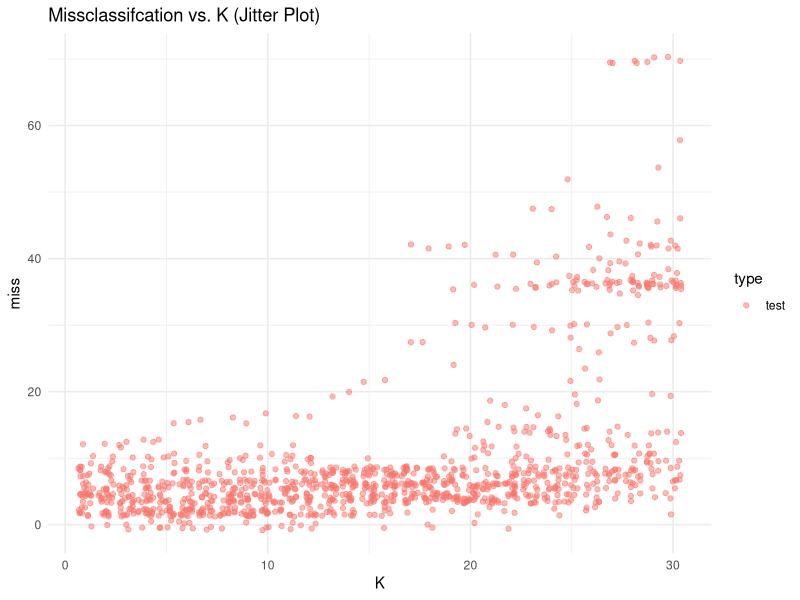
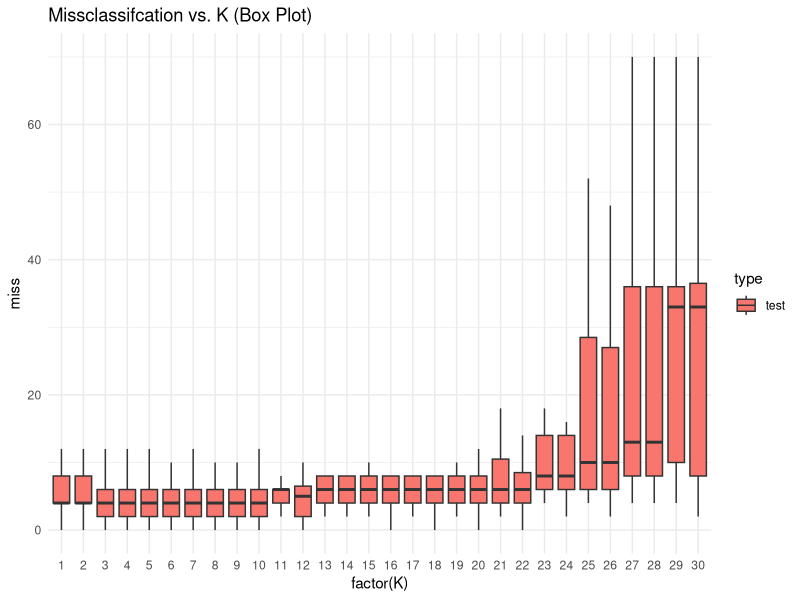

Source code (R) for these figures, in order:
## ---- chunk 1
# load libraries:
library(reshape2)
library(ggplot2)

# Load data:
library(datasets)
data(iris)
## ---- chunk 2
# permute iris:
iris <- iris[sample(1:nrow(iris),nrow(iris)),]
# create training and testing datasets:
train.index = 1:100
train.data <- iris[train.index, -5]
train.label <- iris[train.index, 5]
test.data <- iris[-train.index, -5]
test.label <- iris[-train.index, 5]
## ---- chunk 3
# define a function that generates sample indixes based on bootstrap technique
boot <- function (original.size=100, sample.size=original.size, times=100){
    indx <- matrix(nrow=times, ncol=sample.size)
    for (t in 1:times){
        indx[t, ] <- sample(x=original.size, size=sample.size, replace = TRUE)
    }
    return(indx)
}
# just to see if it works!
boot(100, 10, 5)
## ---- chunk 4
# This is the KNN classifer that we implemented in Activity 1.1

# define a function that calculates the majority votes (or mode!)
majority <- function(x) {
   uniqx <- unique(x)
   uniqx[which.max(tabulate(match(x, uniqx)))]
}
## ---- chunk 5
# KNN function (distance should be one of euclidean, maximum, manhattan, canberra, binary or minkowski)
knn <- function(train.data, train.label, test.data, K=3, distance = 'euclidean'){
    train.len <- nrow(train.data)
    test.len <- nrow(test.data)
    dist <- as.matrix(dist(rbind(test.data, train.data), method= distance))[1:test.len, (test.len+1):(test.len+train.len)]
    for (i in 1:test.len){
        nn <- as.data.frame(sort(dist[i,], index.return = TRUE))[1:K,2]
        test.label[i]<- (majority(train.label[nn]))
    }
    return (test.label)
}

# fix the parameters (50,40,50)
K <- 30           # Maximum K for KNN 
L <- 40           # number of datasets
N <- 50          # size of datasets
## ---- chunk 6
# generate bootstrap indices:
boot.indx <- boot(nrow(train.data), N, L)

# a dataframe to track the number of missclassified samples in each case
miss <- data.frame('K'=1:K, 'L'=1:L, 'test'=rep(0,L*K))

# THIS MAY TAKE A FEW MINUTES TO COMPLETE
## for every k values:
for (k in 1: K){
    
    ### for every dataset sizes:
    for (l in 1:L){
        
        #### calculate iteration index i
        i <- (k-1)*L+l
        
        #### save sample indices that were selected by bootstrap
        indx <- boot.indx[l,]
        
        #### save the value of k and l
        miss[i,'K'] <- k
        miss[i,'L'] <- l
        
        #### calculate and record the train and test missclassification rates
        miss[i,'test'] <-  sum(knn(train.data[indx, ], train.label[indx], test.data, K=k)  != test.label)/nrow(test.data)*100
    } 
}
## ---- chunk 7
# plot misclassification percentage for train and test data sets
miss.m <- melt(miss, id=c('K', 'L')) # reshape for visualization
names(miss.m) <- c('K', 'L', 'type', 'miss')
ggplot(data=miss.m, aes(x=K, miss, color=type)) + geom_jitter(alpha=0.5)  + 
    scale_fill_discrete(guide = guide_legend(title = NULL)) + 
    ggtitle('Missclassifcation vs. K (Jitter Plot)') + theme_minimal() 
## ---- chunk 8
ggplot(data=miss.m[miss.m$type=='test',], aes(factor(K), miss,fill=type)) + geom_boxplot(outlier.shape = NA)  + 
    scale_color_discrete(guide = guide_legend(title = NULL)) + 
    ggtitle('Missclassifcation vs. K (Box Plot)') + theme_minimal()
# ignore the warnings (because of ignoring outliers)
options(warn=-1)
